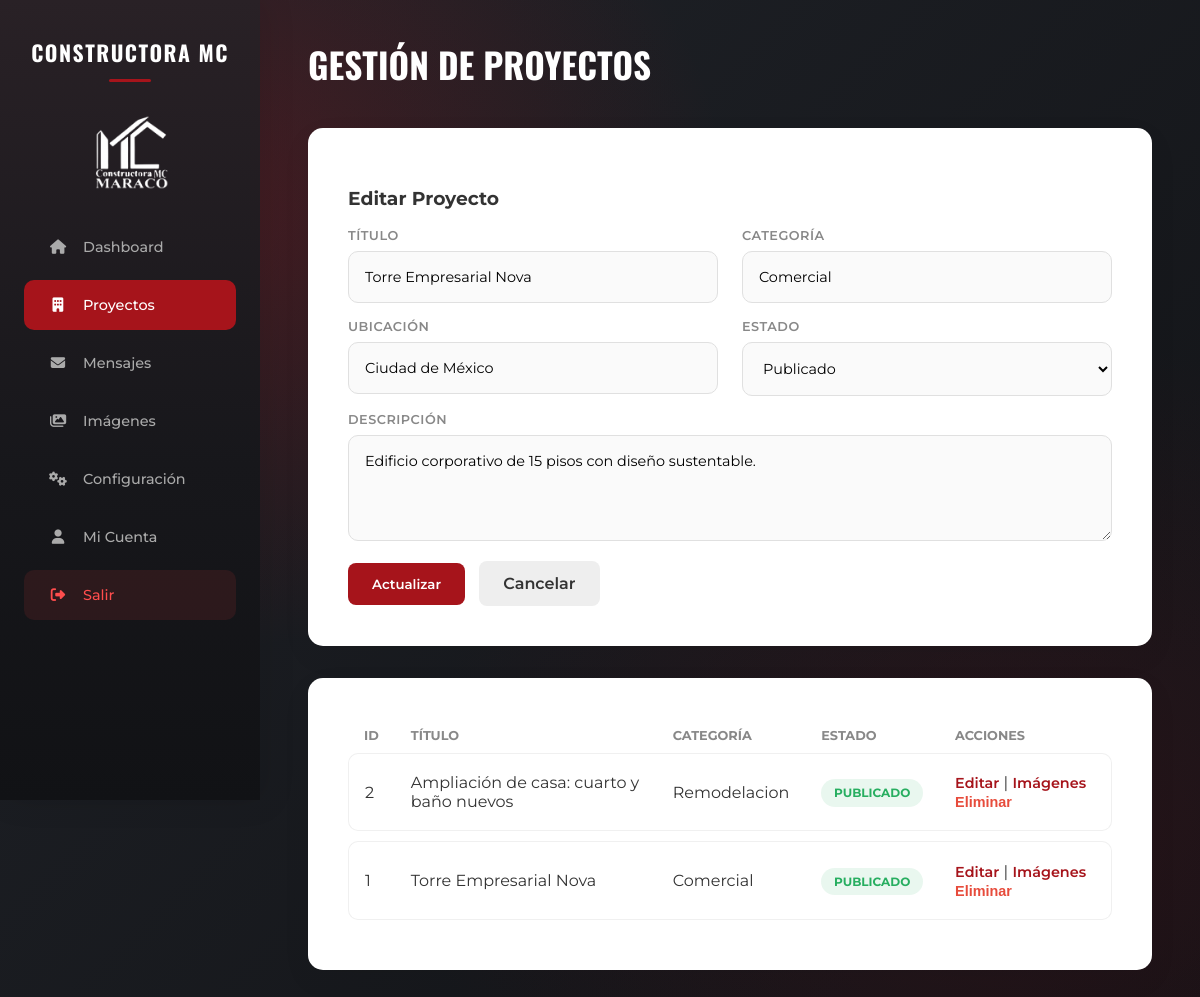
/ConstructoraMC/admin/proyectos.php?editar=1 (signed in), run on the app's committed database.
### tables this page shows
CREATE TABLE `proyectos` (
  `id` int(11) NOT NULL,
  `titulo` varchar(150) NOT NULL,
  `descripcion` text DEFAULT NULL,
  `categoria` varchar(100) DEFAULT NULL,
  `ubicacion` varchar(150) DEFAULT NULL,
  `estado` enum('borrador','publicado') DEFAULT 'borrador',
  `imagen_portada` varchar(255) DEFAULT NULL,
  `fecha_creacion` timestamp NOT NULL DEFAULT current_timestamp()
);

### ConstructoraMC/admin/proyectos.php (the view, shortened to what this page needs)
<?php
require_once '../includes/conexion.php';
$stmt = $pdo->query("SELECT * FROM proyectos ORDER BY fecha_creacion DESC");
$proyectos = $stmt->fetchAll();
$editando = null;
if (isset($_GET['editar'])) {
    $stmtE = $pdo->prepare("SELECT * FROM proyectos WHERE id = ?");
    $stmtE->execute([(int)$_GET['editar']]);
    $editando = $stmtE->fetch();
}
?>
<!DOCTYPE html>
<html lang="es">
<head>
    <link rel="stylesheet" href="https://cdnjs.cloudflare.com/ajax/libs/font-awesome/6.4.0/css/all.min.css">
    <link rel="stylesheet" href="../assets/css/admin.css">
</head>
<body class="dashboard-body">
    <aside class="sidebar">
        <div class="brand">CONSTRUCTORA MC</div>
        <img src="../assets/img/logo-CostructoraMc.png" alt="Constructora MC" class="login-logo">
        <nav>
            <a href="dashboard.php"><i class="fas fa-home"></i> Dashboard</a>
            <a href="proyectos.php" class="active"><i class="fas fa-building"></i> Proyectos</a>
            <a href="mensajes.php"><i class="fas fa-envelope"></i> Mensajes</a>
            <a href="imagenes.php"><i class="fas fa-images"></i> Imágenes</a>
            <a href="configuracion.php"><i class="fas fa-cogs"></i> Configuración</a>
            <a href="cuenta.php"><i class="fas fa-user"></i> Mi Cuenta</a>
            <a href="logout.php" class="logout-btn"><i class="fas fa-sign-out-alt"></i> Salir</a>
        </nav>
    </aside>
    <main class="main-content">
        <header class="dashboard-header">
            <h2 class="page-title">Gestión de Proyectos</h2>
        </header>
        <div class="panel-box" style="margin-bottom: 2rem;">
            <h3><?= $editando ? 'Editar Proyecto' : 'Nuevo Proyecto' ?></h3>
            <form method="POST">
                <div class="form-row">
                    <div>
                        <label>Título</label>
                        <input type="text" name="titulo" value="<?= $editando ? htmlspecialchars($editando['titulo']) : '' ?>" required>
                    </div>
                    <div>
                        <label>Categoría</label>
                        <input type="text" name="categoria" value="<?= $editando ? htmlspecialchars($editando['categoria']) : '' ?>" required>
                    </div>
                </div>
                <div class="form-row">
                    <div>
                        <label>Ubicación</label>
                        <input type="text" name="ubicacion" value="<?= $editando ? htmlspecialchars($editando['ubicacion']) : '' ?>" required>
                    </div>
                    <div>
                        <label>Estado</label>
                        <select name="estado">
                            <option value="publicado" <?= $editando && $editando['estado'] === 'publicado' ? 'selected' : '' ?>>Publicado</option>
                        </select>
                    </div>
                </div>
                <div class="form-row-full">
                    <label>Descripción</label>
                    <textarea name="descripcion" rows="4" required><?= $editando ? htmlspecialchars($editando['descripcion']) : '' ?></textarea>
                </div>
                <button type="submit" class="btn-primary"><?= $editando ? 'Actualizar' : 'Guardar' ?></button>
                <?php if($editando): ?><a href="proyectos.php" class="btn-secondary">Cancelar</a><?php endif; ?>
            </form>
        </div>
        <div class="panel-box">
            <table>
                <thead>
                    <tr>
                        <th>ID</th>
                        <th>Título</th>
                        <th>Categoría</th>
                        <th>Estado</th>
                        <th>Acciones</th>
                    </tr>
                </thead>
                <tbody>
                    <?php foreach($proyectos as $p): ?>
                    <tr>
                        <td><?= $p['id'] ?></td>
                        <td><?= htmlspecialchars($p['titulo']) ?></td>
                        <td><?= htmlspecialchars($p['categoria']) ?></td>
                        <td><span class="badge <?= $p['estado'] ?>"><?= ucfirst($p['estado']) ?></span></td>
                        <td>
                            <a href="proyectos.php?editar=<?= $p['id'] ?>" class="btn-edit">Editar</a> |
                            <a href="imagenes.php?proyecto_id=<?= $p['id'] ?>" class="btn-edit">Imágenes</a>
                            <form method="POST" style="display:inline;" onsubmit="return confirm('¿Eliminar?');">
                                <button type="submit" class="btn-danger">Eliminar</button>
                            </form>
                        </td>
                    </tr>
                    <?php endforeach; ?>
                </tbody>
            </table>
        </div>
    </main>
</body>
</html>

### data on the page
proyectos: titulo "Torre Empresarial Nova", categoria "Comercial", ubicacion "Ciudad de México", estado "Publicado", descripcion "Edificio corporativo de 15 pisos con diseño sustentable.", id "1", estado "PUBLICADO"
proyectos: id "2", titulo "Ampliación de casa: cuarto y baño nuevos", categoria "Remodelacion", estado "PUBLICADO"
